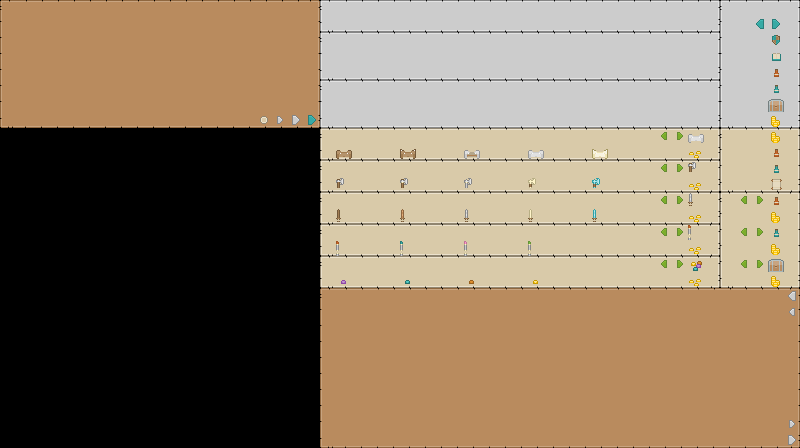

The image is a tile-based game level rendered from a .tmx file. Its description and source (layers, tilesets, objects; grid data summarised) follow:
An orthogonal 50x28 tile map with 16x16 px tiles, 4 tile layers (UI, Buttons, Buttons2, Buttons3), 6 tilesets and 79 objects (Logo, Gold, HeroName, ArmorBox, HeroStats, ...).

<map version="1.0" orientation="orthogonal" renderorder="right-down" width="50" height="28" tilewidth="16" tileheight="16" nextobjectid="106">
 <tileset firstgid="1" name="roguelikeSheet_transparent" tilewidth="16" tileheight="16" spacing="1">
  <image source="roguelikeSheet_transparent.png" width="968" height="526" />
 </tileset>
 <tileset firstgid="1768" name="roguelikeIndoor_transparent" tilewidth="16" tileheight="16" spacing="1">
  <image source="roguelikeIndoor_transparent.png" width="457" height="305" />
 </tileset>
 <tileset firstgid="2236" name="roguelikeDungeon_transparent" tilewidth="16" tileheight="16" spacing="1">
  <image source="roguelikeDungeon_transparent.png" width="492" height="305" />
 </tileset>
 <tileset firstgid="2758" name="roguelikeChar_transparent" tilewidth="16" tileheight="16" spacing="1">
  <image source="roguelikeChar_transparent.png" width="918" height="203" />
 </tileset>
 <tileset firstgid="3406" name="meta" tilewidth="16" tileheight="16">
  <image source="meta.png" width="32" height="16" />
  <tile id="0">
   <properties>
    <property name="Collidable" value="True" />
   </properties>
  </tile>
 </tileset>
 <tileset firstgid="3408" name="tints" tilewidth="16" tileheight="16">
  <image source="tints.png" width="16" height="16" />
 </tileset>
 <layer name="UI" width="50" height="28">
  <data>[1400 cells, 1000 non-empty, 27 distinct tile ids]</data>
 </layer>
 <layer name="Buttons" width="50" height="28">
  <data>[1400 cells, 51 non-empty, 21 distinct tile ids]</data>
 </layer>
 <layer name="Buttons2" width="50" height="28">
  <data>[1400 cells, 1 non-empty, 1 distinct tile ids]</data>
 </layer>
 <layer name="Buttons3" width="50" height="28">
  <data>[1400 cells, 23 non-empty, 19 distinct tile ids]</data>
 </layer>
 <objectgroup name="UI-Objects">
  <object id="12" name="Logo" x="16" y="16" width="288" height="48" />
  <object id="3" name="Gold" x="16" y="64" width="288" height="48" />
  <object id="9" name="HeroName" x="336" y="0" width="384" height="32" />
  <object id="10" name="ArmorBox" x="336" y="128" width="320" height="16" />
  <object id="13" name="HeroStats" x="336" y="32" width="368" height="48" />
  <object id="14" name="HeroStatus" x="336" y="80" width="368" height="48" />
  <object id="18" name="HeroHP" x="736" y="32" width="48" height="16">
   <properties>
    <property name="tooltip" value="Hit points" />
   </properties>
  </object>
  <object id="19" name="HeroMP" x="736" y="48" width="48" height="16">
   <properties>
    <property name="tooltip" value="Mana points" />
   </properties>
  </object>
  <object id="20" name="LogBox" x="336" y="288" width="448" height="160" />
  <object id="21" name="ShopGold" x="736" y="128" width="48" height="16">
   <properties>
    <property name="tooltip" value="Shop gold" />
   </properties>
  </object>
  <object id="22" name="ShopHealPotions" x="736" y="144" width="48" height="16">
   <properties>
    <property name="tooltip" value="Heal potions in stock" />
   </properties>
  </object>
  <object id="23" name="HeroHealPotions" x="736" y="64" width="48" height="16">
   <properties>
    <property name="tooltip" value="Heal potions" />
   </properties>
  </object>
  <object id="24" name="ShopManaPotions" x="736" y="160" width="48" height="16">
   <properties>
    <property name="tooltip" value="Mana potions in stock" />
   </properties>
  </object>
  <object id="25" name="HeroManaPotions" x="736" y="80" width="48" height="16">
   <properties>
    <property name="tooltip" value="Mana potions" />
   </properties>
  </object>
  <object id="26" name="HeroItems" x="736" y="96" width="48" height="16">
   <properties>
    <property name="tooltip" value="Encumberance" />
   </properties>
  </object>
  <object id="27" name="Portrait" x="720" y="0" width="32" height="32" />
  <object id="35" name="HealPotionsPrice" x="736" y="208" width="48" height="16">
   <properties>
    <property name="tooltip" value="Heal potion sell price" />
   </properties>
  </object>
  <object id="36" name="ManaPotionsPrice" x="736" y="240" width="48" height="16">
   <properties>
    <property name="tooltip" value="Mana potion sell price" />
   </properties>
  </object>
  <object id="50" name="HeavyWeaponsBox" x="336" y="160" width="320" height="16" />
  <object id="51" name="LightWeaponsBox" x="336" y="192" width="320" height="16" />
  <object id="52" name="WandsBox" x="336" y="224" width="320" height="16" />
  <object id="53" name="JewelryBox" x="336" y="256" width="320" height="16" />
  <object id="54" name="ShopQuests" x="736" y="176" width="48" height="16">
   <properties>
    <property name="tooltip" value="Active quests" />
   </properties>
  </object>
  <object id="56" name="JewelryPrice" x="656" y="272" width="48" height="16">
   <properties>
    <property name="tooltip" value="Jewelry buy price" />
   </properties>
  </object>
  <object id="58" name="WandsPrice" x="656" y="240" width="48" height="16">
   <properties>
    <property name="tooltip" value="Wands buy price" />
   </properties>
  </object>
  <object id="61" name="LightWeaponsPrice" x="656" y="208" width="48" height="16">
   <properties>
    <property name="tooltip" value="Light weapons buy price" />
   </properties>
  </object>
  <object id="64" name="HeavyWeaponsPrice" x="656" y="176" width="48" height="16">
   <properties>
    <property name="tooltip" value="Heavy weapons buy price" />
   </properties>
  </object>
  <object id="67" name="ArmorPrice" x="656" y="144" width="48" height="16">
   <properties>
    <property name="tooltip" value="Armor buy price" />
   </properties>
  </object>
  <object id="71" name="ItemsPrice" x="736" y="272" width="48" height="16">
   <properties>
    <property name="tooltip" value="Item sell price" />
   </properties>
  </object>
  <object id="73" name="ArmorLeatherBox" x="352" y="144" width="48" height="16">
   <properties>
    <property name="tooltip" value="Leather" />
   </properties>
  </object>
  <object id="74" name="ArmorStuddedBox" x="416" y="144" width="48" height="16">
   <properties>
    <property name="tooltip" value="Studded" />
   </properties>
  </object>
  <object id="75" name="ArmorChainmailBox" x="480" y="144" width="48" height="16">
   <properties>
    <property name="tooltip" value="Chainmail" />
   </properties>
  </object>
  <object id="76" name="ArmorScaleBox" x="544" y="144" width="48" height="16">
   <properties>
    <property name="tooltip" value="Scale" />
   </properties>
  </object>
  <object id="77" name="ArmorPlateBox" x="608" y="144" width="48" height="16">
   <properties>
    <property name="tooltip" value="Plate" />
   </properties>
  </object>
  <object id="78" name="HeavyWeaponsCrudeBox" x="352" y="176" width="48" height="16">
   <properties>
    <property name="tooltip" value="Crude" />
   </properties>
  </object>
  <object id="79" name="HeavyWeaponsGoodBox" x="416" y="176" width="48" height="16">
   <properties>
    <property name="tooltip" value="Good" />
   </properties>
  </object>
  <object id="80" name="HeavyWeaponsMithrilBox" x="608" y="176" width="48" height="16">
   <properties>
    <property name="tooltip" value="Mithril" />
   </properties>
  </object>
  <object id="81" name="HeavyWeaponsIronBox" x="480" y="176" width="48" height="16">
   <properties>
    <property name="tooltip" value="Iron" />
   </properties>
  </object>
  <object id="82" name="HeavyWeaponsSteelBox" x="544" y="176" width="48" height="16">
   <properties>
    <property name="tooltip" value="Steel" />
   </properties>
  </object>
  <object id="83" name="LightWeaponsWoodenBox" x="352" y="208" width="48" height="16">
   <properties>
    <property name="tooltip" value="Wood" />
   </properties>
  </object>
  </objectgroup>
 <objectgroup name="Button-Objects">
  <!-- 26 objects omitted --></objectgroup>
</map>
<!-- 39 of 79 objects omitted -->
